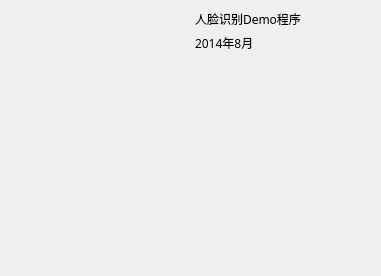
<?xml version="1.0" encoding="UTF-8"?>
<ui version="4.0">
 <class>DialogAbout</class>
 <widget class="QDialog" name="DialogAbout">
  <property name="windowModality">
   <enum>Qt::WindowModal</enum>
  </property>
  <property name="geometry">
   <rect>
    <x>0</x>
    <y>0</y>
    <width>381</width>
    <height>276</height>
   </rect>
  </property>
  <property name="font">
   <font>
    <family>微软雅黑</family>
   </font>
  </property>
  <property name="windowTitle">
   <string>关于</string>
  </property>
  <widget class="QWidget" name="">
   <property name="geometry">
    <rect>
     <x>10</x>
     <y>10</y>
     <width>363</width>
     <height>258</height>
    </rect>
   </property>
   <layout class="QHBoxLayout" name="horizontalLayout">
    <item>
     <widget class="QLabel" name="label">
      <property name="text">
       <string/>
      </property>
      <property name="pixmap">
       <pixmap resource="QTFaceDetection.qrc">:/ICONS/QTFaceDetection.ico</pixmap>
      </property>
     </widget>
    </item>
    <item>
     <layout class="QVBoxLayout" name="verticalLayout">
      <item>
       <widget class="QLabel" name="label_2">
        <property name="text">
         <string>人脸识别Demo程序</string>
        </property>
       </widget>
      </item>
      <item>
       <widget class="QLabel" name="label_3">
        <property name="text">
         <string>2014年8月</string>
        </property>
       </widget>
      </item>
      <item>
       <spacer name="verticalSpacer">
        <property name="orientation">
         <enum>Qt::Vertical</enum>
        </property>
        <property name="sizeHint" stdset="0">
         <size>
          <width>20</width>
          <height>40</height>
         </size>
        </property>
       </spacer>
      </item>
     </layout>
    </item>
   </layout>
  </widget>
 </widget>
 <resources>
  <include location="QTFaceDetection.qrc"/>
 </resources>
 <connections/>
</ui>
